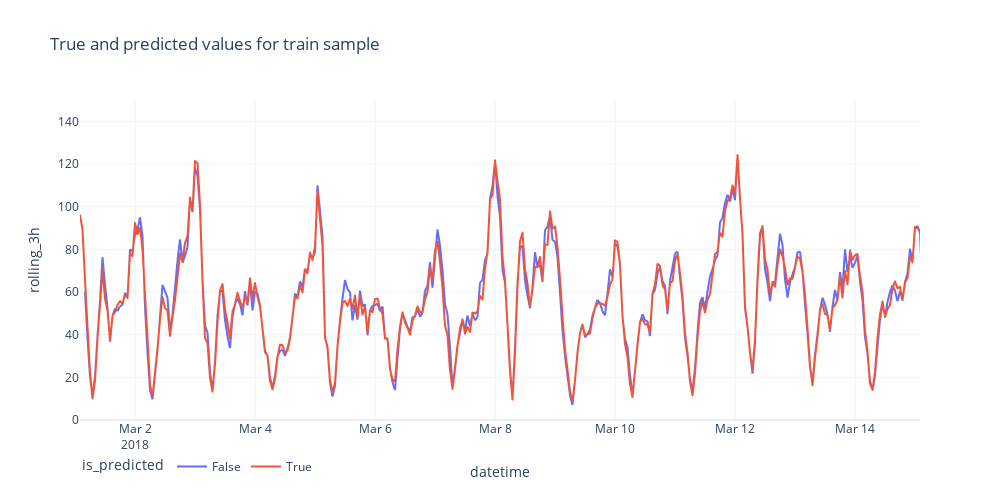
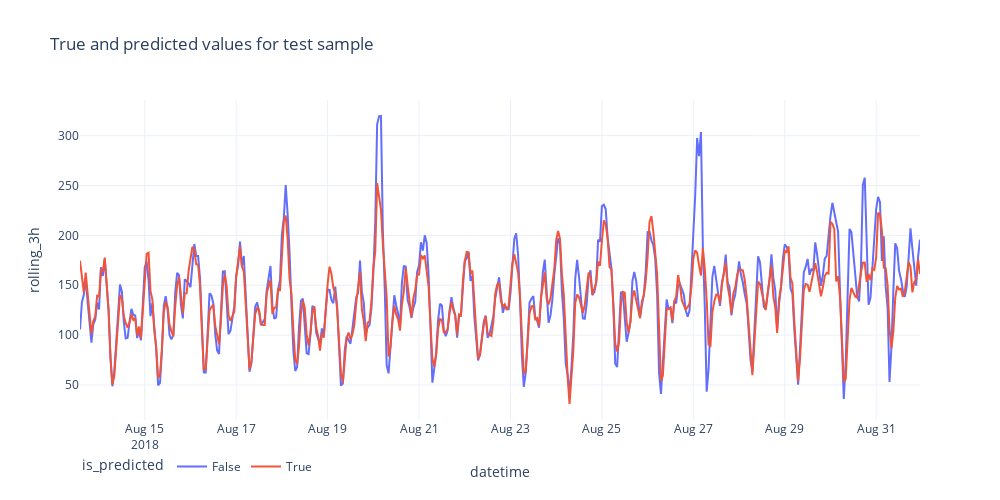

Notebook code for these charts, in order:
### Code cell
fig_config = {
    'train': {
        'x_range': [df_temp.index.min(), df_temp.index.min() + pd.Timedelta(days=14)],
        'y_range': [0, 150]
    },
    'test': {}
}

for split, config in fig_config.items():
    fig = px.line(
        df_temp[df_temp.split == split].reset_index(),
        x='datetime',
        y='rolling_3h',
        color='is_predicted',
        title=f'True and predicted values for {split} sample',
        template='plotly_white',
        width=FIG_WIDTH, height=FIG_HEIGHT
    )
    fig.update_xaxes(range=config.get('x_range'))
    fig.update_yaxes(range=config.get('y_range'))
    fig.update_layout(legend=dict(orientation='h'))
    fig.show()

### Figure 1 — Plotly figure (JSON) as saved in the notebook; plotly's stock layout.template omitted (floating-point values rounded to 4 significant figures; data arrays with more than 128 entries replaced by an {"elided": "..."} marker saying what was removed)
{"data": [{"hovertemplate": "is_predicted=False<br>datetime=%{x}<br>rolling_3h=%{y}<extra></extra>", "legendgroup": "False", "line": {"color": "#636efa", "dash": "solid"}, "marker": {"symbol": "circle"}, "mode": "lines", "name": "False", "showlegend": true, "type": "scattergl", "x": {"elided": "3972 str values"}, "xaxis": "x", "y": {"elided": "3972 float values"}, "yaxis": "y"}, {"hovertemplate": "is_predicted=True<br>datetime=%{x}<br>rolling_3h=%{y}<extra></extra>", "legendgroup": "True", "line": {"color": "#EF553B", "dash": "solid"}, "marker": {"symbol": "circle"}, "mode": "lines", "name": "True", "showlegend": true, "type": "scattergl", "x": {"elided": "3972 str values"}, "xaxis": "x", "y": {"elided": "3972 float values"}, "yaxis": "y"}], "layout": {"height": 500, "legend": {"orientation": "h", "title": {"text": "is_predicted"}, "tracegroupgap": 0}, "title": {"text": "True and predicted values for train sample"}, "width": 1000, "xaxis": {"anchor": "y", "domain": [0, 1], "range": ["2018-03-01T02:00:00", "2018-03-15T02:00:00"], "title": {"text": "datetime"}}, "yaxis": {"anchor": "x", "domain": [0, 1], "range": [0, 150], "title": {"text": "rolling_3h"}}}}

### Figure 2 — Plotly figure (JSON) as saved in the notebook; plotly's stock layout.template omitted (floating-point values rounded to 4 significant figures; data arrays with more than 128 entries replaced by an {"elided": "..."} marker saying what was removed)
{"data": [{"hovertemplate": "is_predicted=False<br>datetime=%{x}<br>rolling_3h=%{y}<extra></extra>", "legendgroup": "False", "line": {"color": "#636efa", "dash": "solid"}, "marker": {"symbol": "circle"}, "mode": "lines", "name": "False", "orientation": "v", "showlegend": true, "type": "scatter", "x": {"elided": "442 str values"}, "xaxis": "x", "y": {"elided": "442 float values"}, "yaxis": "y"}, {"hovertemplate": "is_predicted=True<br>datetime=%{x}<br>rolling_3h=%{y}<extra></extra>", "legendgroup": "True", "line": {"color": "#EF553B", "dash": "solid"}, "marker": {"symbol": "circle"}, "mode": "lines", "name": "True", "orientation": "v", "showlegend": true, "type": "scatter", "x": {"elided": "442 str values"}, "xaxis": "x", "y": {"elided": "442 float values"}, "yaxis": "y"}], "layout": {"height": 500, "legend": {"orientation": "h", "title": {"text": "is_predicted"}, "tracegroupgap": 0}, "title": {"text": "True and predicted values for test sample"}, "width": 1000, "xaxis": {"anchor": "y", "domain": [0, 1], "title": {"text": "datetime"}}, "yaxis": {"anchor": "x", "domain": [0, 1], "title": {"text": "rolling_3h"}}}}
